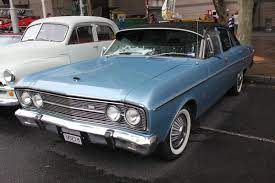
#> input picture car.jpg, 275 x 183 px
$ jupyter execute Untitled8.ipynb   (older library calls are emulated)
#> lines starting #> are read from the running program, lines starting #| are printed output that depends on the picture; after the words box and inside, x2 and y2 are one past the last pixel; in counts of white or black regions, pixels touching at a corner belong together
[cell 1]
import cv2
import numpy as np
import matplotlib.pyplot as plt
Image=cv2.imread('car.jpg')
#> Image is the input picture: shape (183, 275, 3); mean B, G, R 95.4, 92.2, 90.4
Image=cv2.cvtColor(Image,cv2.COLOR_BGR2GRAY)
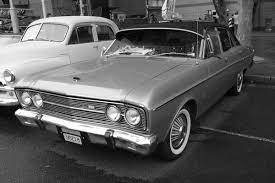
#> Image: shape (183, 275); min 0, max 255, mean 92
plt.imshow(Image)
plt.axis('off')
Image=cv2.GaussianBlur(Image,(3,3),0)
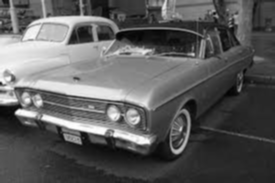
#> Image: shape (183, 275); min 3, max 254, mean 92
sobelx = cv2.Sobel(Image,cv2.CV_64F,1,0,ksize=5)
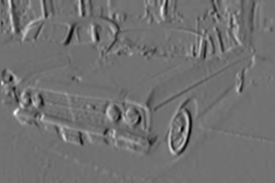
#> sobelx: shape (183, 275) float64; min -6529, max 8085, mean -33.5; drawn with min black and max white
sobely = cv2.Sobel(Image,cv2.CV_64F,1,0,ksize=5)
sobelxy= cv2.Sobel(Image,cv2.CV_64F,1,1,ksize=5)
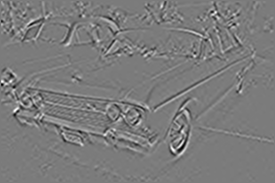
#> sobelxy: shape (183, 275) float64; min -1275, max 1352, mean 0; drawn with min black and max white
plt.imshow(sobelx,cmap='gray')
plt.imshow(sobely,cmap='gray')
plt.imshow(sobelxy,cmap='gray')
plt.axis('off')

[cell 2]
plt.figure(1)

plt.subplot(2,2,1),plt.imshow(Image,cmap = 'gray')
plt.title('Original'), plt.xticks([]), plt.yticks([])
plt.show()
#sobelx
plt.figure(1)

plt.subplot(2,2,1),plt.imshow(sobelx,cmap = 'gray')
plt.title('sobelx'), plt.xticks([]), plt.yticks([])
plt.show()
#sobely
plt.figure(1)

plt.subplot(2,2,1),plt.imshow(sobely,cmap = 'gray')
plt.title('sobely'), plt.xticks([]), plt.yticks([])
plt.show()
#sobelxy
plt.figure(1)

plt.subplot(2,2,1),plt.imshow(sobelxy,cmap = 'gray')
plt.title('sobelxy'), plt.xticks([]), plt.yticks([])


plt.show()

[cell 3]
laplacian = cv2.Laplacian(Image,cv2.CV_64F)
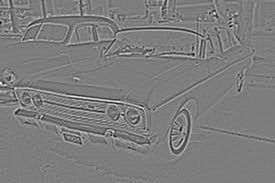
#> laplacian: shape (183, 275) float64; min -135, max 139, mean 0; drawn with min black and max white
plt.figure(1)
plt.subplot(2,2,1),plt.imshow(laplacian,cmap = 'gray')
plt.title('laplacian_operator'), plt.xticks([]), plt.yticks([])
plt.show()

[cell 4]
canny_edges = cv2.Canny(Image, 120, 150)
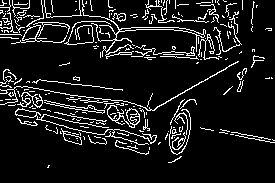
#> canny_edges: shape (183, 275); 10.1% white in thin lines or dots
plt.figure(1)
plt.subplot(2,2,1),plt.imshow(canny_edges,cmap = 'gray')
plt.title('canny_operator'), plt.xticks([]), plt.yticks([])
plt.show()

$ run again, with orig.jpg copied over car.jpg
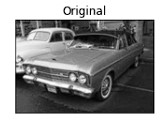
#> input picture orig.jpg, 167 x 130 px
#> Image is the input picture: shape (130, 167, 3); min 0, max 255, mean 152.2
#> `laplacian = cv2.Laplacian(Image,cv2.CV_64F)`:
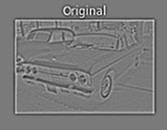
#> laplacian: shape (130, 167) float64; min -145, max 157, mean 0; drawn with min black and max white
#> `canny_edges = cv2.Canny(Image, 120, 150)`:
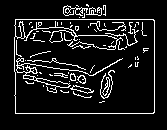
#> canny_edges: shape (130, 167); 10% white in thin lines or dots, all inside (x1, y1, x2, y2) = (14, 4, 155, 114)
